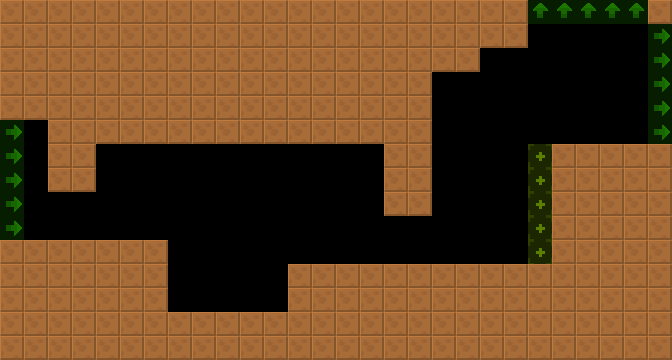

A level layout from a 2D game, rendered from its tile map. Below: a short description, then the map file with tile-grid data replaced by summaries:
An orthogonal 28x15 tile map with 24x24 px tiles, 2 tile layers (col, lnk), 2 tilesets and 5 objects (4x Spikes, RotatingBall).

<map version="1.4" tiledversion="1.4.2" orientation="orthogonal" renderorder="right-down" width="28" height="15" tilewidth="24" tileheight="24" infinite="0" nextlayerid="4" nextobjectid="8">
 <tileset firstgid="6" source="../../lnk.tsx" />
 <tileset firstgid="1" source="../../col.tsx" />
 <layer id="1" name="col" width="28" height="15">
  <data>[420 cells, 261 non-empty, 1 distinct tile ids]</data>
 </layer>
 <layer id="2" name="lnk" width="28" height="15" opacity="0.5">
  <data>[420 cells, 20 non-empty, 3 distinct tile ids]</data>
 </layer>
 <objectgroup id="3" name="markers" opacity="0.5">
  <object id="1" name="RotatingBall" type="RotatingBall" x="216" y="120" width="24" height="24">
   <properties>
    <property name="yr" value="0" />
    <property name="xr" value="0" />
   </properties>
  </object>
  <object id="2" name="Spikes" type="Spikes" x="48" y="192" width="48" height="24">
   <properties>
    <property name="yr" value="0" />
    <property name="xr" value="0" />
   </properties>
  </object>
  <object id="3" name="Spikes" type="Spikes" x="528" y="192" width="24" height="72">
   <properties>
    <property name="yr" value="0" />
    <property name="xr" value="0" />
   </properties>
  </object>
  <object id="4" name="Spikes" type="Spikes" x="384" y="216" width="48" height="24">
   <properties>
    <property name="yr" value="0" />
    <property name="xr" value="0" />
   </properties>
  </object>
  <object id="5" name="Spikes" type="Spikes" x="168" y="288" width="120" height="24">
   <properties>
    <property name="yr" value="0" />
    <property name="xr" value="0" />
   </properties>
  </object>
 </objectgroup>
</map>
